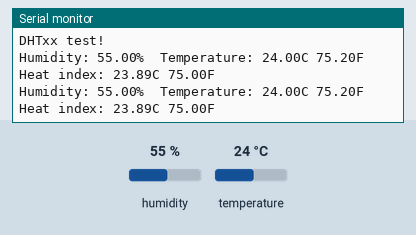
Recording of a sketch running on a simulated Arduino Uno, built with avr-gcc and run on an emulated ATmega328P. Parts: the last lines printed to the serial monitor. Inputs (shaded band) come from the test bench; at power-on: humidity 55 %, temperature 24 °C.

Above: at 4.8 s.
4.9 s: humidity set to 22 %
At 7.2 s:
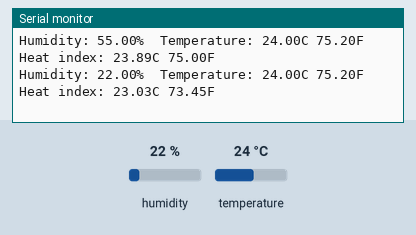
7.9 s: temperature set to 12 °C
At 8.7 s:
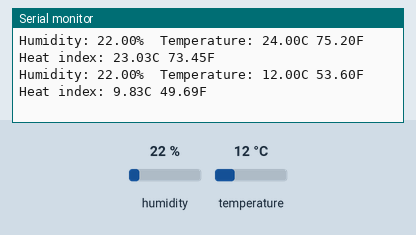
10.9 s: humidity set to 40 %
At 12.8 s:
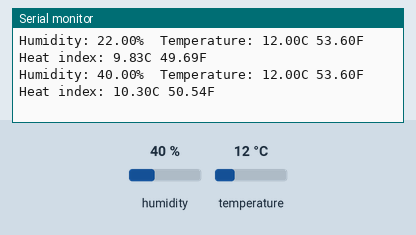
13.9 s: temperature set to 28 °C
At 15.5 s:
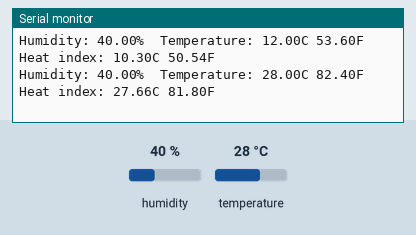
Timing chart, 0 to 17.0 s (numbered marks = the images above; inputs shaded):
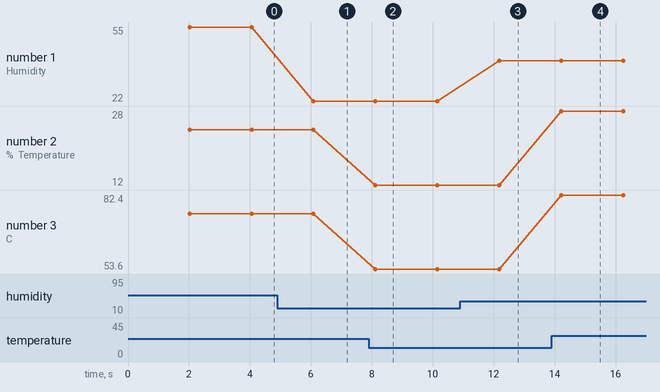

Measured:
- after the input at 4.9 s, the serial monitor: prints a new line after 1.2 s (image 1)
- after the input at 7.9 s, the serial monitor: prints a new line after 0.22 s (image 2)
- after the input at 10.9 s, the serial monitor: prints a new line after 1.3 s (image 3)
- after the input at 13.9 s, the serial monitor: prints a new line after 0.31 s (image 4)
- plotted number 1: 55 → 22 after the input at 4.9 s, 22 → 40 after the input at 10.9 s
- plotted number 2: 24 → 12 after the input at 7.9 s, 12 → 28 after the input at 13.9 s
- plotted number 3: 75.2 → 53.6 after the input at 7.9 s, 53.6 → 82.4 after the input at 13.9 s

The sketch:

DHT11.ino
```cpp
/*
  Exemplo: 02-Components/DHT11
*/

#include "DHT.h"

#define DHTPIN 2     // Pino digital conectado ao sensor DHT11
#define DHTTYPE DHT11   // Tipo de sensor: DHT 11

DHT dht(DHTPIN, DHTTYPE);  //Inicializa objeto para gerenciar o sensor

// A função setup é executada uma vez quando forem pressionados os botões de reset ou de power on na placa
void setup() {
  // Inicialização da comunicação serial (9600 bps)
  Serial.begin(9600);
  Serial.println(F("DHTxx test!"));
  dht.begin();
}

// A função loop é executada de forma repetida sem parada
void loop() {
  // Espera 2s entre cada medição
  delay(2000);

  float h = dht.readHumidity();
  // Leitura da temperatura em Celsius (default)
  float t = dht.readTemperature();
  // Leitura da temperatura em Fahreinheit
  float f = dht.readTemperature(true);

  // Verifica se alguma leitura falhou e tenta novamente
  if (isnan(h) || isnan(t) || isnan(f)) {
    Serial.println(F("Failed to read from DHT sensor!"));
    return;
  }

  // Computa o índice de calor (em Celsius)
  float hif = dht.computeHeatIndex(f, h);
  // Computa o índice de calor (em Fahreinheit)
  float hic = dht.computeHeatIndex(t, h, false);

  Serial.print("Humidity: ");
  Serial.print(h);
  Serial.print("%  Temperature: ");
  Serial.print(t);
  Serial.print("C ");
  Serial.print(f);
  Serial.print("F  Heat index: ");
  Serial.print(hic);
  Serial.print("C ");
  Serial.print(hif);
  Serial.println("F");
}
```
